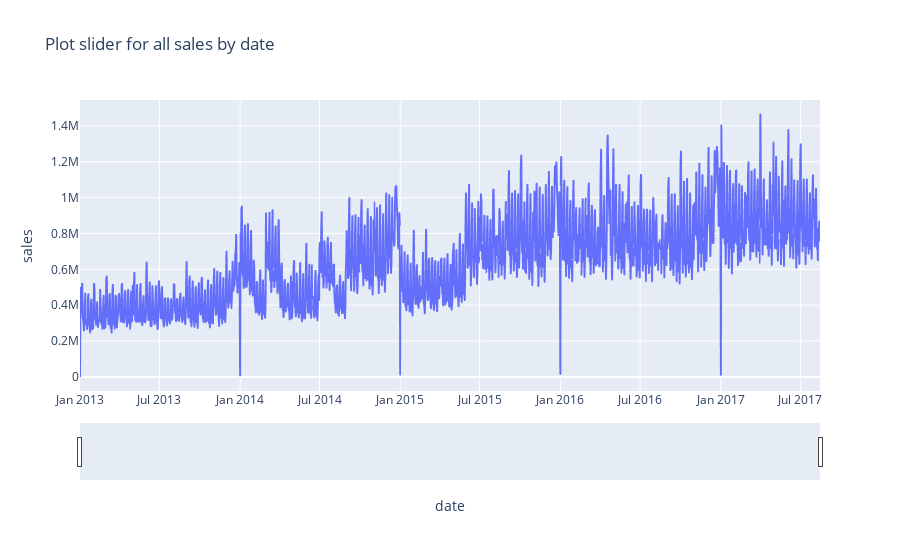

The notebook cell saved with this chart:
### Markdown cell above
### Plot timeseries of sales

### Code cell
import plotly.express as px

fig = px.line(train_df.groupby('date').sum()['sales'].reset_index(), x = 'date', y ='sales', title='Plot slider for all sales by date')
fig.update_xaxes(
    rangeslider_visible = True,
)
fig.show()

### Figure 1 — Plotly figure (JSON) as saved in the notebook; plotly's stock layout.template omitted (floating-point values rounded to 4 significant figures; data arrays with more than 128 entries replaced by an {"elided": "..."} marker saying what was removed)
{"data": [{"hovertemplate": "date=%{x}<br>sales=%{y}<extra></extra>", "legendgroup": "", "line": {"color": "#636efa", "dash": "solid"}, "marker": {"symbol": "circle"}, "mode": "lines", "name": "", "showlegend": false, "type": "scattergl", "x": {"elided": "1684 str values"}, "xaxis": "x", "y": {"elided": "1684 float values"}, "yaxis": "y"}], "layout": {"legend": {"tracegroupgap": 0}, "title": {"text": "Plot slider for all sales by date"}, "xaxis": {"anchor": "y", "domain": [0, 1], "rangeslider": {"visible": true}, "title": {"text": "date"}}, "yaxis": {"anchor": "x", "domain": [0, 1], "title": {"text": "sales"}}}}
